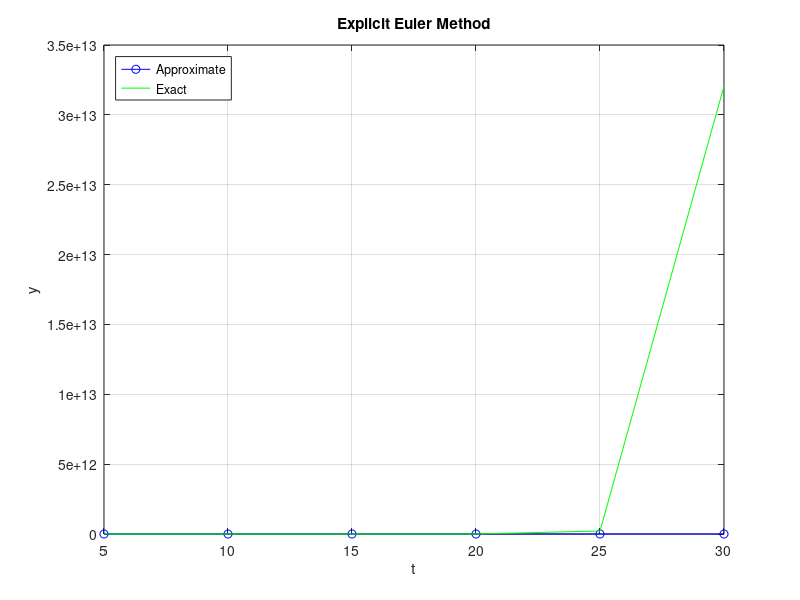

Reproduce this figure in MATLAB.
clc, clear all, close all

n = input("Enter iteration length: ");
input_h = input("Enter step size: ");
t0 = input("Enter t0 initial value: ");
y0 = input("Enter y0 initial value: ");
b = input("Enter end of interval value: ");
a = t0;
f = @(t, y) (2 * t) + y;
exact = @(t) ((-2) * (t + 1) + (3 * exp(t)));
if !isempty(input_h)
  h = input_h;
else
  h=(b - a) / n;
endif
t=[a zeros(1, n)];
y=[length(t)];
y(1) = y0;

fprintf('%7s %7s %7s \n','i','t(i)','y(i)');
for i=1:1:n + 1
  if i <= n
     t(i + 1)=t(i) + h;
  endif
  if i != 1
    y(i)=y(i - 1)+ h * f(t(i - 1),y(i - 1));
  endif
  fprintf('%7d %7.2f %7.3f \n',i, t(i), y(i));
end;

plot(t, y, 'b-o', t, exact(t), 'g');
title('Explicit Euler Method');
ylabel('y'); xlabel('t');
legend({'Approximate','Exact'},'Location','northwest');
grid on

hold on
hold off


